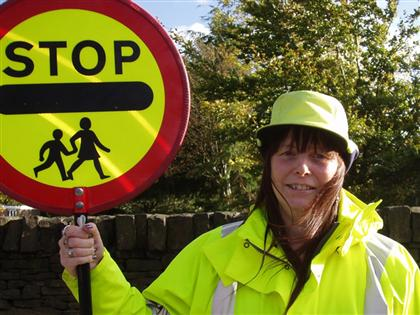
#> input picture HW3/roadsign/image1.jpg, 420 x 315 px, given in place of template.jpg, which was not available
$ python sift.py   (Python 2 division)   (older library calls are emulated)
#> lines starting #> are read from the running program, lines starting #| are printed output that depends on the picture; after the words box and inside, x2 and y2 are one past the last pixel; in counts of white or black regions, pixels touching at a corner belong together; pictures that were not available may be replaced by others from this repository, and a replacement may not be noted
import sys
import cv2
import numpy as np
from random import choice
from scipy.special import *
from scipy import *
from scipy import linalg
from matplotlib import pyplot as plt
from PIL import Image
import os

# [114 lines left out: functions showMatches, analyseImage, processImage, alignImages, not called in this run]

def drawRetangle(img1, img2, src_pts, dst_pts, matchesMask,file_name):
    img3 = img2
    src_disx = 0
    src_disy = 0
    dst_disx = 0
    dst_disy = 0
    lastx = 0
    lastdx = 0
    lastdy = 0
    lasty = 0
    start = 0
    mindis = img2.shape[1]*img2.shape[0]
    minindex = start
    for i in range(len(src_pts)):
        if matchesMask[i]:
            lastx = src_pts[i][0][0]
            lasty = src_pts[i][0][1]
            lastdx = dst_pts[i][0][0]
            lastdy = dst_pts[i][0][1]
            start = i
            break
    for i in range(start+1, len(src_pts)):
        if matchesMask[i]:
            dis = (dst_pts[i][0][0]-lastdx)**2 + (dst_pts[i][0][1]-lastdy)**2
            if (dis<mindis):
                mindis = dis
                minindex = i
            src_disx = src_disx + abs(src_pts[i][0][0]-lastx)
            src_disy = src_disy + abs(src_pts[i][0][1]-lasty)
            dst_disx = dst_disx + abs(dst_pts[i][0][0]-lastdx)
            dst_disy = dst_disy + abs(dst_pts[i][0][1]-lastdy)
            lastx = src_pts[i][0][0]
            lasty = src_pts[i][0][1]
            lastdx = dst_pts[i][0][0]
            lastdy = dst_pts[i][0][1]


    ratiox = dst_disx / src_disx
    ratioy = dst_disy / src_disy

    # [4 lines of commented-out code are left out]
    point1 = [dst_pts[minindex][0][0] - src_pts[minindex][0][0] * ratiox, dst_pts[minindex][0][1] - src_pts[minindex][0][1] * ratioy]
    point4 = [dst_pts[minindex][0][0] + (img1.shape[0]-src_pts[minindex][0][0]) * ratiox, dst_pts[minindex][0][1] + (img1.shape[1]-src_pts[minindex][0][1]) * ratioy]
    '''print file_name
    print dst_pts[minindex][0]
    print src_pts[minindex][0]
    print ratiox
    print ratioy
    print point1
    print point4
    '''
    point1[0] = max(point1[0],0)
    point1[0] = min(point1[0],img2.shape[1])
    point1[1] = max(point1[1],0)
    point1[1] = min(point1[1],img2.shape[0])

    point4[0] = max(point4[0],0)
    point4[0] = min(point4[0],img2.shape[1])
    point4[1] = max(point4[1],0)
    point4[1] = min(point4[1],img2.shape[0])

    cv2.circle(img3, (int(dst_pts[minindex][0][0]),int(dst_pts[minindex][0][1])), 5, (0, 255, 0))
    cv2.circle(img3, (int(point1[0]),int(point1[1])), 5, (255, 0, 0))
    cv2.circle(img3, (int(point4[0]),int(point4[1])), 5, (255, 0, 0))
    cv2.rectangle(img3,(int(point1[0]),int(point1[1])),(int(point4[0]),int(point4[1])),(0, 0, 255),5)
    cv2.imwrite('rectangle_'+file_name+'.jpg', img3)


def test(input1, input2):

#> called with input1 = 'template', input2 = 'image1'
    image1 = input1+'.jpg'
    image2 = input2+'.jpg'
    MIN_MATCH_COUNT = 0

    img1 = cv2.imread(image1)          # queryImage
#> img1 is the input picture: shape (315, 420, 3); mean B, G, R 44.9, 106.9, 111.7
    img2 = cv2.imread(image2) # trainImage

    sift = cv2.SIFT()
    # find the keypoints and descriptors with SIFT
    kp1, des1 = sift.detectAndCompute(img1,None)
#> kp1 = 1168 keypoints; strongest (x, y, size): (352, 147, 7.2), (410, 109, 2), (78, 141, 4.2), (334, 166, 13.5)
    kp2, des2 = sift.detectAndCompute(img2,None)
#> kp2 has the same summary as kp1

    print input2

    FLANN_INDEX_KDTREE = 0
    index_params = dict(algorithm = FLANN_INDEX_KDTREE, trees = 5)
    search_params = dict(checks = 50)

    flann = cv2.FlannBasedMatcher(index_params, search_params)

    matches = flann.knnMatch(des1,des2,k=2)
#> matches = 1168 matches

    # store all the good matches as per Lowe's ratio test.
    good = []

    for m,n in matches:
        if m.distance < 0.7*n.distance:
            good.append(m)
#> after the loop, good = 1168 matches
    print len(good)
#| 1168


    if len(good)>MIN_MATCH_COUNT:


        src_pts = np.float32([ kp1[m.queryIdx].pt for m in good ]).reshape(-1,1,2)
#> src_pts = 1168 rows, first 8: [3.65, 3.78], [3.65, 207], [3.81, 219.1], [4.59, 74.42], [5.08, 202.9], [6.19, 87.19], [6.2, 111.8], [6.51, 212.3]
        dst_pts = np.float32([ kp2[m.trainIdx].pt for m in good ]).reshape(-1,1,2)
#> dst_pts has the same summary as src_pts
        try:
            M, mask = cv2.findHomography(src_pts, dst_pts, cv2.RANSAC,3.0)
#> M = [[1, -3.19e-15, 1.18e-12], [-2.33e-15, 1, 7.42e-13], [-1.71e-17, -1.26e-17, 1]]; mask = 1168 values from 1 to 1
            matchesMask = mask.ravel().tolist()
#> matchesMask = 1168 values from 1 to 1
            #xshowMatches(img1, img2, src_pts, dst_pts, matchesMask, 'ratiotest_'+input1+'_'+input2+'_'+str(num))

            #alignImages(img1, img2, M, input1+'_'+input2)
            drawRetangle(img1, img2, src_pts, dst_pts, matchesMask,input2)
#> the loop in drawRetangle, `for i in range(len(src_pts)):` made 1 pass
#> (lastx, lasty, lastdx, lastdy, start) on pass 1: (3.65, 3.78, 3.65, 3.78, 0)
#> the loop in drawRetangle, `for i in range(start+1, len(src_pts)):` made 1167 passes
#> (dis, mindis, src_disx, src_disy, dst_disx, dst_disy, lastx, lasty) on passes 1, 2, 11: (41288.7, 41288.7, 0.00652, 203.2, 0.00652, 203.2, 3.65, 207), (147.7, 147.7, 0.167, 215.3, 0.167, 215.3, 3.81, 219.1), (0, 0, 4.99, 957.5, 4.99, 957.5, 8.63, 71.26)
#> (dis, src_disx, src_disy, dst_disx, dst_disy, lastx, lasty, lastdx) on passes 3 to 8: (20940.5, 0.942, 360.1, 0.942, 360.1, 4.59, 74.42, 4.59), (16511.5, 1.43, 488.6, 1.43, 488.6, 5.08, 202.9, 5.08), (13395.4, 2.54, 604.3, 2.54, 604.3, 6.19, 87.19, 6.19), (605.3, 2.56, 628.9, 2.56, 628.9, 6.2, 111.8, 6.2), (10099.8, 2.86, 729.4, 2.86, 729.4, 6.51, 212.3, 6.51), (28509.5, 3.68, 898.2, 3.68, 898.2, 7.33, 43.44, 7.33)
#> in drawRetangle, `cv2.circle(img3, (int(dst_pts[minindex][0][0]),int(dst_pts[minindex][0..`: img3: shape (315, 420, 3); 0.02% of pixels changed, all inside (x1, y1, x2, y2) = (3, 66, 14, 77)
#> in drawRetangle, `cv2.circle(img3, (int(point1[0]),int(point1[1])), 5, (255, 0, 0))`: img3: shape (315, 420, 3); mean B, G, R 44.9, 106.9, 111.7
#> in drawRetangle, `cv2.circle(img3, (int(point4[0]),int(point4[1])), 5, (255, 0, 0))`: img3: shape (315, 420, 3); mean B, G, R 45, 106.9, 111.7
#> in drawRetangle, `cv2.rectangle(img3,(int(point1[0]),int(point1[1])),(int(point4[0]),int..`:
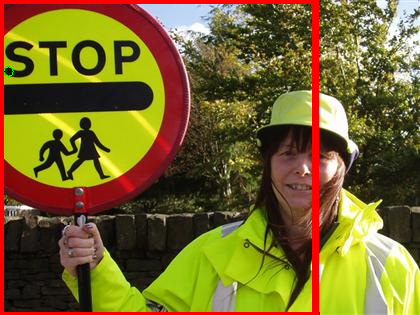
#> img3: shape (315, 420, 3); mean B, G, R 42.5, 102.3, 117.4

        except Exception, e:
            print e
            pass
    else:
        print "Not enough matches are found - %d/%d" % (len(good),MIN_MATCH_COUNT)
        matchesMask = None


if __name__ == "__main__":
    #test('StopSign1', 'StopSign2', 20, 10)

    test('template','image1')
    test('template','image2')
#> call 2 of test, with input1 = 'template', input2 = 'image2'
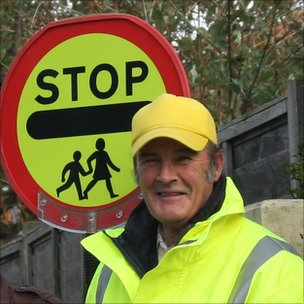
#> input picture HW3/roadsign/image10.jpg, 304 x 304 px, given in place of image2.jpg, which was not available
#> in test, img2 is the input picture: shape (304, 304, 3); mean B, G, R 63.1, 115, 120.6
#| 41
#> call 2 of drawRetangle, with src_pts = array of shape (41, 1, 2), dst_pts = array of shape (41, 1, 2), file_name = 'image2'
#> the loop in drawRetangle (call 2), `for i in range(len(src_pts)):` made 1 pass
#> the loop in drawRetangle (call 2), `for i in range(start+1, len(src_pts)):` made 40 passes
#> in drawRetangle (call 2), `cv2.circle(img3, (int(dst_pts[minindex][0][0]),int(dst_pts[minindex][0..`: img3: shape (304, 304, 3); 0.03% of pixels changed, all inside (x1, y1, x2, y2) = (54, 184, 65, 195)
#> in drawRetangle (call 2), `cv2.circle(img3, (int(point1[0]),int(point1[1])), 5, (255, 0, 0))`: img3: shape (304, 304, 3); mean B, G, R 63.2, 115, 120.5
#> in drawRetangle (call 2), `cv2.circle(img3, (int(point4[0]),int(point4[1])), 5, (255, 0, 0))`: img3: shape (304, 304, 3); mean B, G, R 63.2, 115, 120.5
#> in drawRetangle (call 2), `cv2.rectangle(img3,(int(point1[0]),int(point1[1])),(int(point4[0]),int..`:
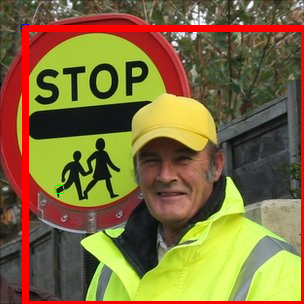
#> img3: shape (304, 304, 3); mean B, G, R 59.6, 109, 128.3
    test('template','image3')
#| 41
    test('template','image4')
#> (the run stopped early here; a loop or call above may not have finished)
